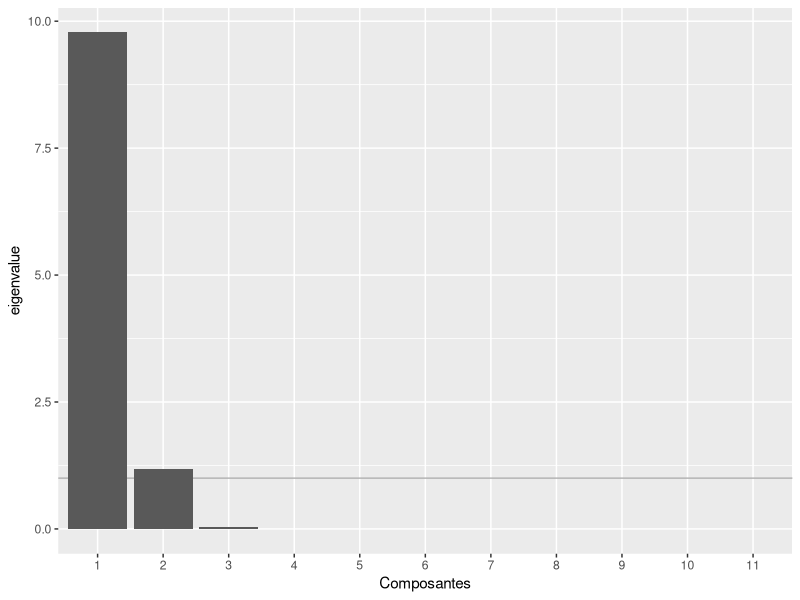
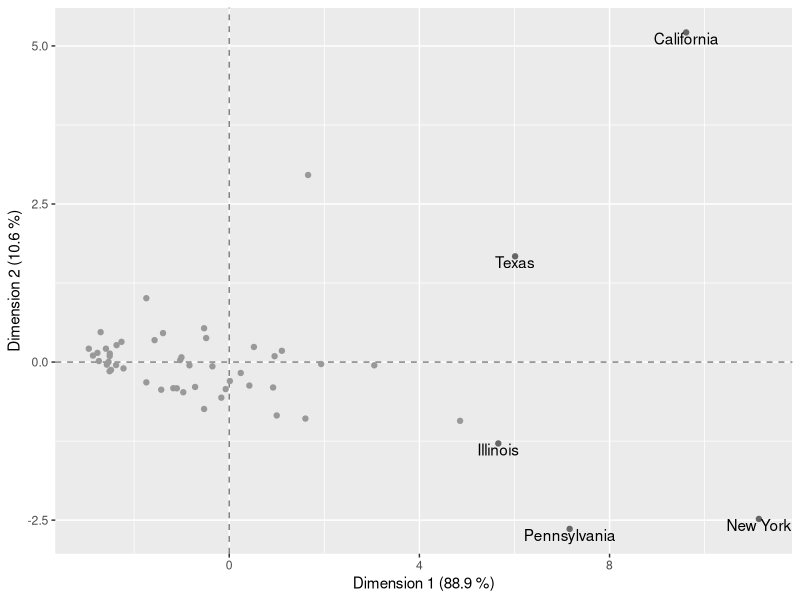
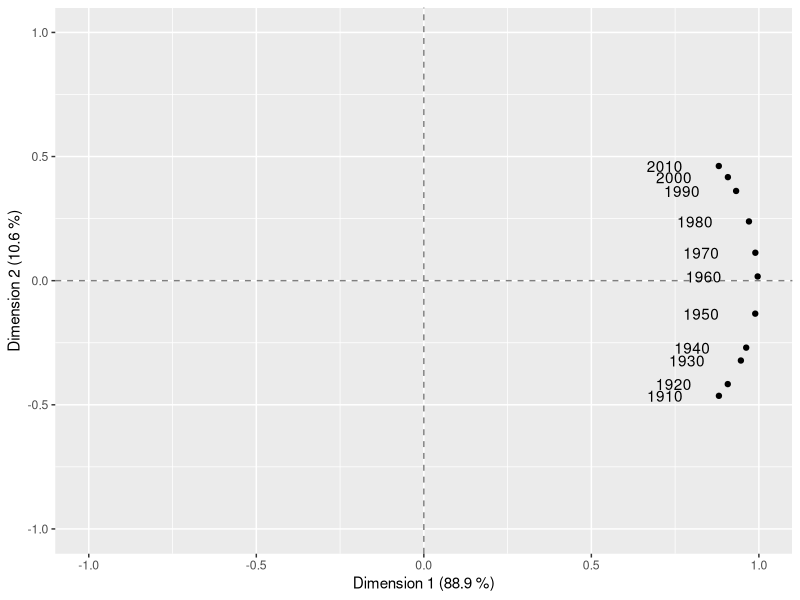
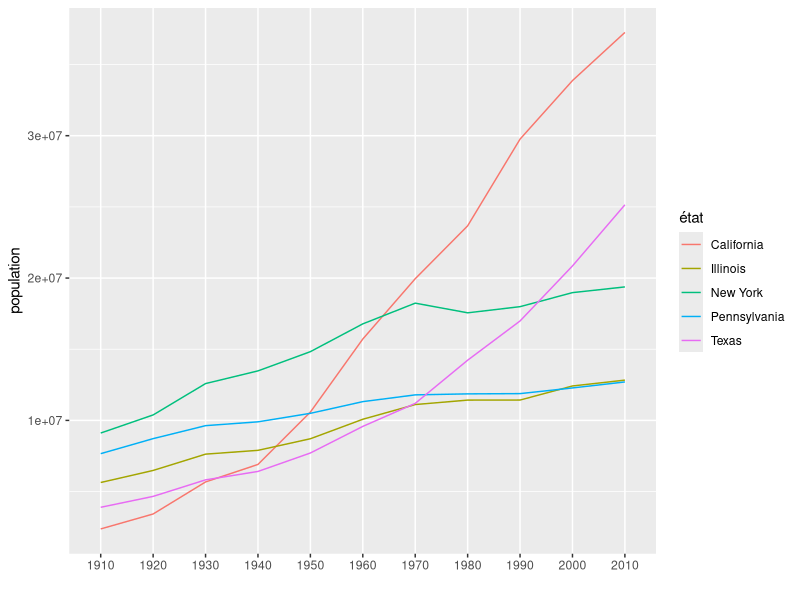
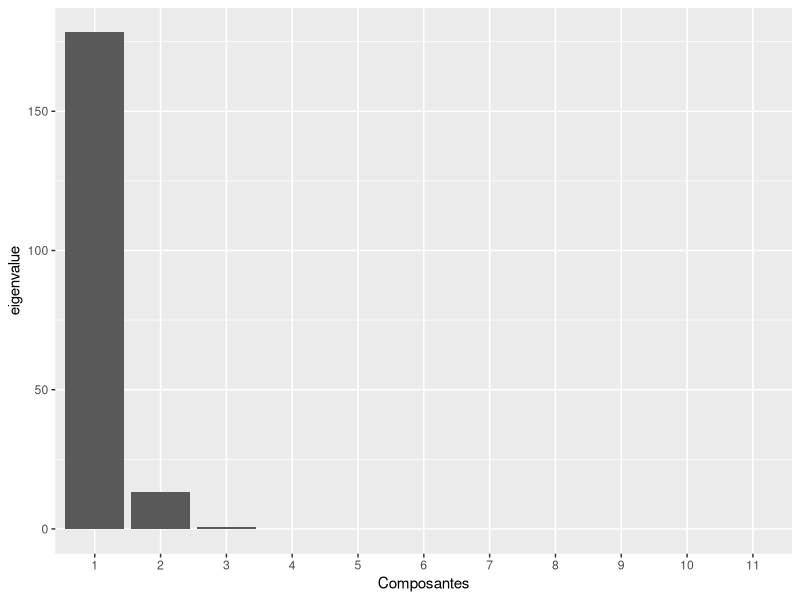
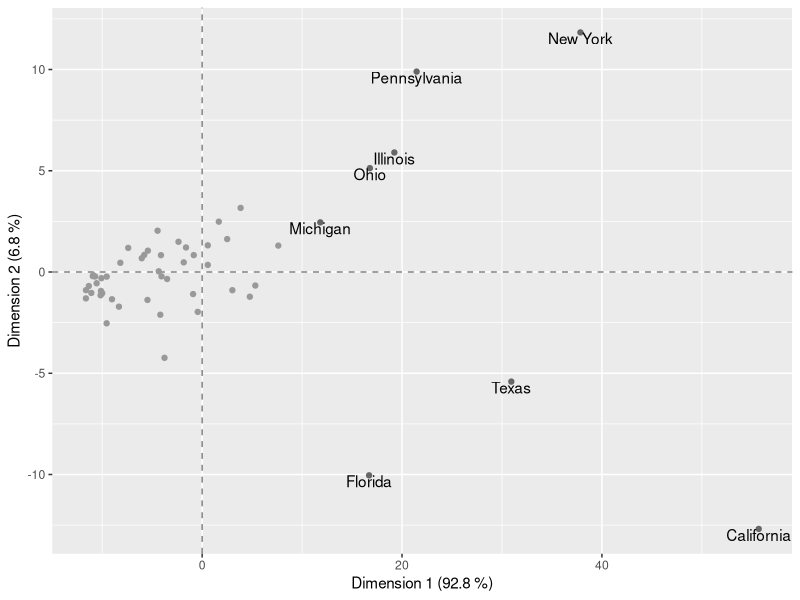
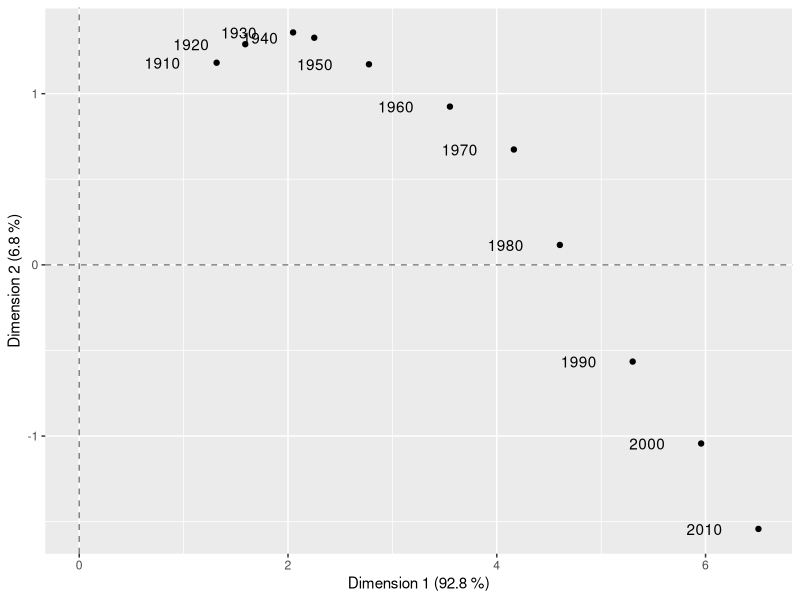
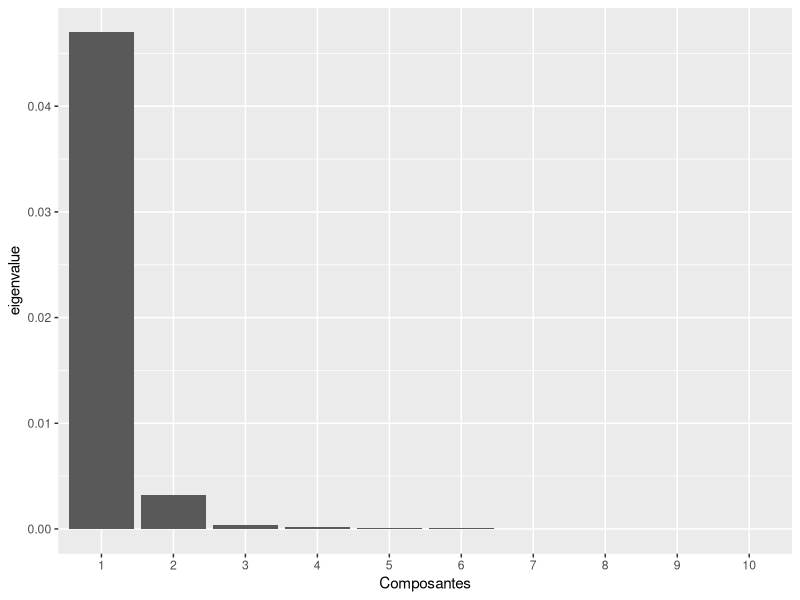

The R script that drew these images, in order:
## ---- chunk 1
knitr::opts_chunk$set(echo = FALSE, fig.align = "center")
library(knitr)
library(FactoMineR)
library(ggplot2)
library(reshape2)
## ---- chunk 2
us = read.table("US_DATA.csv", header = T)
## ---- chunk 3
kable(head(us))
## ---- chunk 4
us_pop = us[grep("POPULATION", names(us))]
rownames(us_pop) = us$STATENAME
## ---- chunk 5
kable(head(us_pop))
## ---- chunk 6
acp1 = PCA(us_pop, graph = FALSE)
## ---- chunk 7
ggplot(acp1$eig, aes(factor(1:nrow(acp1$eig)))) + 
    geom_hline(aes(yintercept=1), col="gray70") +
    geom_bar(aes(y=eigenvalue), stat="identity") +
    xlab("Composantes")
## ---- chunk 8
don = data.frame(
    acp1$ind$coord,
    lab = rownames(us_pop),
    stringsAsFactors = FALSE
)
don$lab[acp1$ind$dist < 5] = ""
don$int = factor(don$lab != "")
ggplot(don) + 
    geom_vline(aes(xintercept = 0), linetype = 2, col = "gray50") +
    geom_hline(aes(yintercept = 0), linetype = 2, col = "gray50") +
    geom_point(aes(Dim.1, Dim.2, col = int)) +
    geom_text(aes(Dim.1, Dim.2, label = lab), vjust=1.) +
    scale_color_manual(values = c("gray60", "gray40")) +
    theme(legend.position = "none") +
    xlab("Dimension 1 (88.9 %)") +
    ylab("Dimension 2 (10.6 %)")
## ---- chunk 9
don = data.frame(
    acp1$var$coord,
    lab = substr(colnames(us_pop), 12, 15),
    stringsAsFactors = FALSE
)
ggplot(don) + xlim(-1, 1) + ylim(-1, 1) +
    geom_vline(aes(xintercept = 0), linetype = 2, col = "gray50") +
    geom_hline(aes(yintercept = 0), linetype = 2, col = "gray50") +
    geom_point(aes(Dim.1, Dim.2)) +
    geom_text(aes(Dim.1, Dim.2, label = lab), hjust=2) +
    scale_color_manual(values = c("gray60", "gray40")) +
    theme(legend.position = "none") +
    xlab("Dimension 1 (88.9 %)") +
    ylab("Dimension 2 (10.6 %)")
## ---- chunk 10
don = setNames(melt(as.matrix(us_pop[acp1$ind$dist > 5,])), 
               c("état", "année", "population"))
don$année = substr(don$année, 12, 15)
ggplot(don, aes(année, population, group=état, color=état)) + geom_line() +
    xlab("")
## ---- chunk 11
acp2 = PCA(us_pop / 1000000, graph = FALSE, scale.unit = FALSE)
## ---- chunk 12
ggplot(acp2$eig, aes(factor(1:nrow(acp1$eig)))) + 
    geom_bar(aes(y=eigenvalue), stat="identity") +
    xlab("Composantes")
## ---- chunk 13
don = data.frame(
    acp2$ind$coord,
    lab = rownames(us_pop),
    stringsAsFactors = FALSE
)
don$lab[acp2$ind$dist < 12] = ""
don$int = factor(don$lab != "")
ggplot(don) + 
    geom_vline(aes(xintercept = 0), linetype = 2, col = "gray50") +
    geom_hline(aes(yintercept = 0), linetype = 2, col = "gray50") +
    geom_point(aes(Dim.1, Dim.2, col = int)) +
    geom_text(aes(Dim.1, Dim.2, label = lab), vjust=1.) +
    scale_color_manual(values = c("gray60", "gray40")) +
    theme(legend.position = "none") +
    xlab("Dimension 1 (92.8 %)") +
    ylab("Dimension 2 (6.8 %)")
## ---- chunk 14
don = data.frame(
    acp2$var$coord,
    lab = substr(colnames(us_pop), 12, 15),
    stringsAsFactors = FALSE
)
ggplot(don) + 
    geom_vline(aes(xintercept = 0), linetype = 2, col = "gray50") +
    geom_hline(aes(yintercept = 0), linetype = 2, col = "gray50") +
    geom_point(aes(Dim.1, Dim.2)) +
    geom_text(aes(Dim.1, Dim.2, label = lab), hjust=2) +
    scale_color_manual(values = c("gray60", "gray40")) +
    theme(legend.position = "none") +
    xlab("Dimension 1 (92.8 %)") +
    ylab("Dimension 2 (6.8 %)")
## ---- chunk 15
afc = CA(us_pop, graph = FALSE)
## ---- chunk 16
ggplot(afc$eig, aes(factor(1:nrow(afc$eig)))) + 
    geom_bar(aes(y=eigenvalue), stat="identity") +
    xlab("Composantes")
## ---- chunk 17
don = data.frame(
    afc$row$coord,
    lab = rownames(us_pop),
    stringsAsFactors = FALSE
)
don$lab[abs(afc$row$coord[,"Dim 1"]) < .5 & abs(afc$row$coord[,"Dim 2"]) < .1] = ""
don$int = factor(don$lab != "")
ggplot(don) + 
    geom_vline(aes(xintercept = 0), linetype = 2, col = "gray50") +
    geom_hline(aes(yintercept = 0), linetype = 2, col = "gray50") +
    geom_point(aes(Dim.1, Dim.2, col = int)) +
    geom_text(aes(Dim.1, Dim.2, label = lab), vjust=-.75) +
    scale_color_manual(values = c("gray60", "gray40")) +
    theme(legend.position = "none") +
    xlab("Dimension 1 (92.3 %)") +
    ylab("Dimension 2 (6.2 %)")
## ---- chunk 18
don = data.frame(
    afc$col$coord,
    lab = substr(colnames(us_pop), 12, 15),
    stringsAsFactors = FALSE
)
ggplot(don) + 
    geom_vline(aes(xintercept = 0), linetype = 2, col = "gray50") +
    geom_hline(aes(yintercept = 0), linetype = 2, col = "gray50") +
    geom_point(aes(Dim.1, Dim.2)) +
    geom_text(aes(Dim.1, Dim.2, label = lab), hjust=1.1) +
    scale_color_manual(values = c("gray60", "gray40")) +
    theme(legend.position = "none") +
    xlab("Dimension 1 (92.8 %)") +
    ylab("Dimension 2 (6.8 %)")
## ---- chunk 19
cah = hclust(dist(us_pop), "ward.D2")
par(mar = c(0, 0, 2, 0) + .1)
plot(cah, main = "", axes = FALSE)
abline(h = mean(cah$height[50:51]), lty = 2, col = "gray50")
abline(h = mean(cah$height[48:49]), lty = 2, col = "gray50")
## ---- chunk 20
cah.z2 = cutree(cah, 2)
lapply(1:2, function(k) return(names(cah.z2[cah.z2 == k])))
cah.z4 = cutree(cah, 4)
lapply(1:4, function(k) return(names(cah.z4[cah.z4 == k])))
## ---- chunk 21
lk = 1:9
res = lapply(lk, kmeans, x = scale(us_pop), iter.max = 20, nstart = 30)
I = res[[1]]$totss
W = unlist(lapply(res, function(r) return(r$tot.withinss))) 
B = unlist(lapply(res, function(r) return(r$betweenss))) 
r2 = B / I
PsF = (r2 / (lk - 1)) / ((1 - r2) / (nrow(iris) - lk))
library(ggplot2)
qplot(1:9, r2, geom = "line") + 
    scale_x_continuous("Nombre de classes", breaks = lk)
qplot(1:9, PsF, geom = "line") + 
    scale_x_continuous("Nombre de classes", breaks = lk)
## ---- chunk 22
lapply(1:2, function(k) return(names(res[[2]]$cluster[res[[2]]$cluster == k])))
lapply(1:8, function(k) return(names(res[[8]]$cluster[res[[8]]$cluster == k])))
## ---- chunk 23
part = res[[2]]$cluster
## ---- chunk 24
part.mean = apply(us_pop, 2, tapply, part, mean)
knitr::kable(part.mean)
## ---- chunk 25
don = data.frame(
    "état" = rep(paste("moyenne", 1:2), ncol(us_pop)),
    setNames(melt(part.mean), c("classe", "année", "population"))
)
donbis = merge(
    setNames(melt(as.matrix(us_pop)), c("état", "année", "population")),
    data.frame(état = names(part), classe = part)
)
don$année = substr(don$année, 12, 15)
donbis$année = substr(donbis$année, 12, 15)
ggplot(donbis, aes(année, population, group=état, col=factor(classe))) +
    geom_line(alpha = .25) +
    geom_line(data = don, size = 2) + 
    labs(col = "classe")
## ---- chunk 26
us_pop_base100 = us_pop / data.frame(rep(us_pop[1], ncol(us_pop))) * 100
don = setNames(melt(as.matrix(us_pop_base100)), c("état", "année", "évolution"))
don$année = substr(don$année, 12, 15)
ggplot(don, aes(année, évolution, group = état)) + geom_line() +
    scale_y_log10()
## ---- chunk 27
knitr::kable(table(us$DIVISION, part))
## ---- chunk 28
knitr::kable(table(us$REGION, part))
